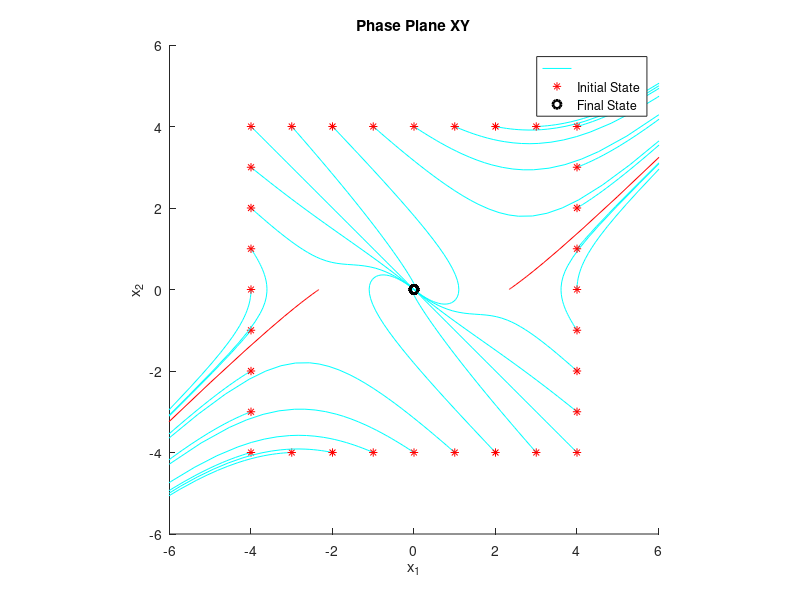

Reproduce this figure in MATLAB.
% Erivelton Gualter
% 01/17/2019
%
% Nonlinear System - Homework 1 - Question 5

function question5()

    figure('Name','Question 5 - Phase Portrait','NumberTitle','off');
    hold on;
    axis equal

    xl = 4; yl = 4;
    for x = -xl:1:xl
        for y = -yl:1:yl
            if abs(x) == xl || abs(y) == yl
                x0 = [x; y];
                [t, X] =ode45(@derEquation5,[0 20],x0);  
                plot(X(:,1), X(:,2), 'c'); 
                plot(X(1,1), X(1,2), '*r');
                plot(X(end,1), X(end,2), 'ok', 'LineWidth', 2);
            end
        end
    end

    xye = [0 7/3 -7/3; 0 0 0];
    for i=1:length(xye)
        [t, X] =ode45(@derEquation5,[0 20],xye(:,i));  
        plot(X(:,1), X(:,2), 'r'); 
    end

    axis(1.5*[-xl xl -yl yl])

    title('Phase Plane XY');
    ylabel('x_2'); xlabel('x_1');
    legend('','Initial State','Final State');
    print('question5','-depsc')


    % Function
    function xDer = derEquation5 (t, x)
        x1 = x(1);
        x2 = x(2);

        xd1 = x2;
        xd2 = x1 - 2*atan(x1+x2);

        xDer = [xd1; xd2];
    end
end